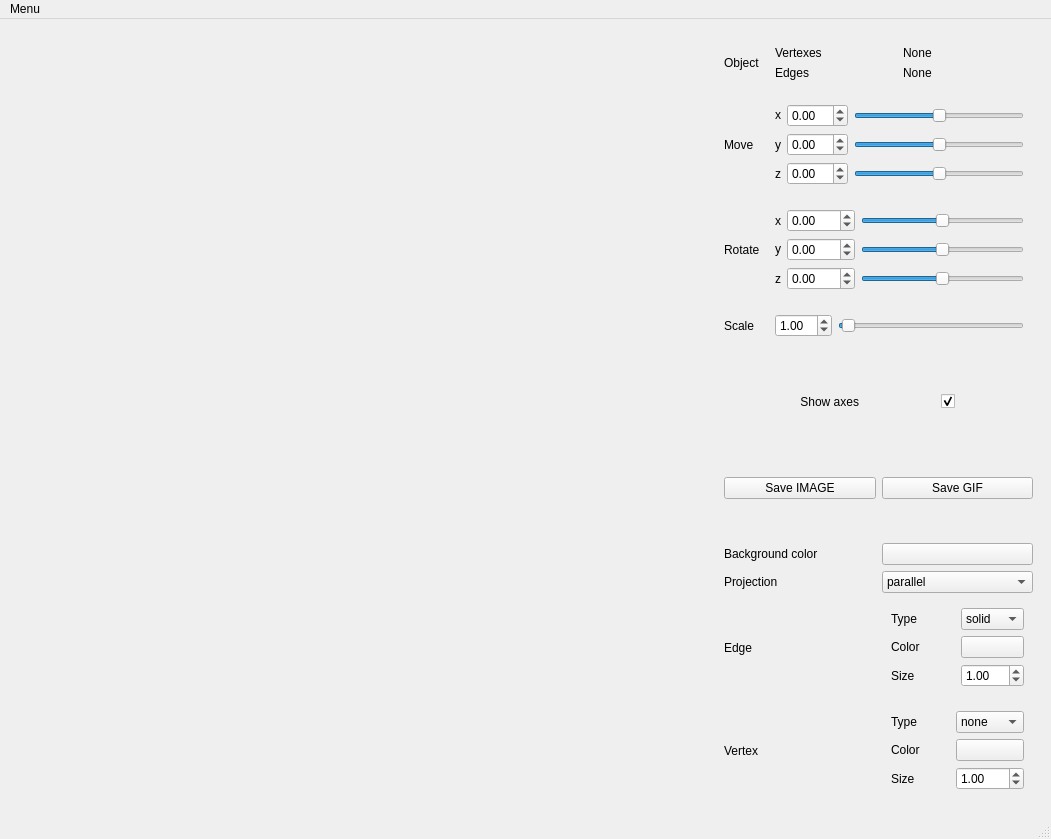
<?xml version="1.0" encoding="UTF-8"?>
<ui version="4.0">
 <class>MainWindow</class>
 <widget class="QMainWindow" name="MainWindow">
  <property name="geometry">
   <rect>
    <x>0</x>
    <y>0</y>
    <width>1051</width>
    <height>839</height>
   </rect>
  </property>
  <property name="windowTitle">
   <string>3DViewer</string>
  </property>
  <widget class="QWidget" name="centralwidget">
   <layout class="QGridLayout" name="gridLayout_6">
    <item row="0" column="1">
     <widget class="QWidget" name="widget" native="true">
      <layout class="QGridLayout" name="gridLayout_2">
       <item row="2" column="2">
        <widget class="QWidget" name="widget_2" native="true">
         <property name="sizePolicy">
          <sizepolicy hsizetype="Preferred" vsizetype="Preferred">
           <horstretch>0</horstretch>
           <verstretch>0</verstretch>
          </sizepolicy>
         </property>
         <layout class="QGridLayout" name="gridLayout">
          <item row="0" column="1">
           <widget class="QDoubleSpinBox" name="moveX_doubleSpinBox">
            <property name="sizePolicy">
             <sizepolicy hsizetype="Minimum" vsizetype="Maximum">
              <horstretch>0</horstretch>
              <verstretch>0</verstretch>
             </sizepolicy>
            </property>
            <property name="minimum">
             <double>-10.000000000000000</double>
            </property>
            <property name="maximum">
             <double>10.000000000000000</double>
            </property>
            <property name="singleStep">
             <double>0.100000000000000</double>
            </property>
           </widget>
          </item>
          <item row="2" column="0">
           <widget class="QLabel" name="label_4">
            <property name="text">
             <string>y</string>
            </property>
            <property name="alignment">
             <set>Qt::AlignCenter</set>
            </property>
           </widget>
          </item>
          <item row="2" column="1">
           <widget class="QDoubleSpinBox" name="moveY_doubleSpinBox">
            <property name="minimum">
             <double>-10.000000000000000</double>
            </property>
            <property name="maximum">
             <double>10.000000000000000</double>
            </property>
            <property name="singleStep">
             <double>0.100000000000000</double>
            </property>
           </widget>
          </item>
          <item row="3" column="0">
           <widget class="QLabel" name="label_5">
            <property name="text">
             <string>z</string>
            </property>
            <property name="alignment">
             <set>Qt::AlignCenter</set>
            </property>
           </widget>
          </item>
          <item row="0" column="0">
           <widget class="QLabel" name="label_3">
            <property name="sizePolicy">
             <sizepolicy hsizetype="Maximum" vsizetype="Maximum">
              <horstretch>0</horstretch>
              <verstretch>0</verstretch>
             </sizepolicy>
            </property>
            <property name="text">
             <string>x</string>
            </property>
            <property name="alignment">
             <set>Qt::AlignCenter</set>
            </property>
           </widget>
          </item>
          <item row="3" column="1">
           <widget class="QDoubleSpinBox" name="moveZ_doubleSpinBox">
            <property name="minimum">
             <double>-10.000000000000000</double>
            </property>
            <property name="maximum">
             <double>10.000000000000000</double>
            </property>
            <property name="singleStep">
             <double>0.100000000000000</double>
            </property>
           </widget>
          </item>
          <item row="0" column="2">
           <widget class="QSlider" name="move_x_slider">
            <property name="minimum">
             <number>-100</number>
            </property>
            <property name="maximum">
             <number>100</number>
            </property>
            <property name="orientation">
             <enum>Qt::Horizontal</enum>
            </property>
           </widget>
          </item>
          <item row="2" column="2">
           <widget class="QSlider" name="move_y_slider">
            <property name="minimum">
             <number>-100</number>
            </property>
            <property name="maximum">
             <number>100</number>
            </property>
            <property name="orientation">
             <enum>Qt::Horizontal</enum>
            </property>
           </widget>
          </item>
          <item row="3" column="2">
           <widget class="QSlider" name="move_z_slider">
            <property name="minimum">
             <number>-100</number>
            </property>
            <property name="maximum">
             <number>100</number>
            </property>
            <property name="orientation">
             <enum>Qt::Horizontal</enum>
            </property>
           </widget>
          </item>
         </layout>
        </widget>
       </item>
       <item row="3" column="2">
        <widget class="QWidget" name="widget_3" native="true">
         <property name="sizePolicy">
          <sizepolicy hsizetype="Preferred" vsizetype="Preferred">
           <horstretch>0</horstretch>
           <verstretch>0</verstretch>
          </sizepolicy>
         </property>
         <layout class="QGridLayout" name="gridLayout_3">
          <item row="5" column="3">
           <widget class="QSlider" name="rotate_z_slider">
            <property name="minimum">
             <number>-1800</number>
            </property>
            <property name="maximum">
             <number>1800</number>
            </property>
            <property name="orientation">
             <enum>Qt::Horizontal</enum>
            </property>
           </widget>
          </item>
          <item row="5" column="0">
           <widget class="QLabel" name="label_7">
            <property name="text">
             <string>z</string>
            </property>
            <property name="alignment">
             <set>Qt::AlignCenter</set>
            </property>
           </widget>
          </item>
          <item row="5" column="2">
           <widget class="QDoubleSpinBox" name="rotateZ_doubleSpinBox">
            <property name="minimum">
             <double>-180.000000000000000</double>
            </property>
            <property name="maximum">
             <double>180.000000000000000</double>
            </property>
            <property name="singleStep">
             <double>0.100000000000000</double>
            </property>
           </widget>
          </item>
          <item row="1" column="3">
           <widget class="QSlider" name="rotate_x_slider">
            <property name="minimum">
             <number>-1800</number>
            </property>
            <property name="maximum">
             <number>1800</number>
            </property>
            <property name="orientation">
             <enum>Qt::Horizontal</enum>
            </property>
           </widget>
          </item>
          <item row="1" column="0">
           <widget class="QLabel" name="label_8">
            <property name="sizePolicy">
             <sizepolicy hsizetype="Maximum" vsizetype="Preferred">
              <horstretch>0</horstretch>
              <verstretch>0</verstretch>
             </sizepolicy>
            </property>
            <property name="text">
             <string>x</string>
            </property>
            <property name="alignment">
             <set>Qt::AlignCenter</set>
            </property>
           </widget>
          </item>
          <item row="1" column="2">
           <widget class="QDoubleSpinBox" name="rotateX_doubleSpinBox">
            <property name="minimum">
             <double>-180.000000000000000</double>
            </property>
            <property name="maximum">
             <double>180.000000000000000</double>
            </property>
            <property name="singleStep">
             <double>0.100000000000000</double>
            </property>
           </widget>
          </item>
          <item row="4" column="3">
           <widget class="QSlider" name="rotate_y_slider">
            <property name="minimum">
             <number>-1800</number>
            </property>
            <property name="maximum">
             <number>1800</number>
            </property>
            <property name="orientation">
             <enum>Qt::Horizontal</enum>
            </property>
           </widget>
          </item>
          <item row="4" column="0">
           <widget class="QLabel" name="label_9">
            <property name="sizePolicy">
             <sizepolicy hsizetype="Preferred" vsizetype="Maximum">
              <horstretch>0</horstretch>
              <verstretch>0</verstretch>
             </sizepolicy>
            </property>
            <property name="text">
             <string>y</string>
            </property>
            <property name="alignment">
             <set>Qt::AlignCenter</set>
            </property>
           </widget>
          </item>
          <item row="4" column="2">
           <widget class="QDoubleSpinBox" name="rotateY_doubleSpinBox">
            <property name="minimum">
             <double>-180.000000000000000</double>
            </property>
            <property name="maximum">
             <double>180.000000000000000</double>
            </property>
            <property name="singleStep">
             <double>0.100000000000000</double>
            </property>
           </widget>
          </item>
         </layout>
        </widget>
       </item>
       <item row="3" column="0">
        <widget class="QLabel" name="label_6">
         <property name="sizePolicy">
          <sizepolicy hsizetype="Preferred" vsizetype="Preferred">
           <horstretch>0</horstretch>
           <verstretch>0</verstretch>
          </sizepolicy>
         </property>
         <property name="text">
          <string>Rotate</string>
         </property>
        </widget>
       </item>
       <item row="0" column="0">
        <widget class="QLabel" name="label">
         <property name="sizePolicy">
          <sizepolicy hsizetype="Maximum" vsizetype="Preferred">
           <horstretch>0</horstretch>
           <verstretch>0</verstretch>
          </sizepolicy>
         </property>
         <property name="text">
          <string>Object</string>
         </property>
        </widget>
       </item>
       <item row="2" column="0">
        <widget class="QLabel" name="label_2">
         <property name="sizePolicy">
          <sizepolicy hsizetype="Preferred" vsizetype="Preferred">
           <horstretch>0</horstretch>
           <verstretch>0</verstretch>
          </sizepolicy>
         </property>
         <property name="text">
          <string>Move</string>
         </property>
        </widget>
       </item>
       <item row="5" column="0">
        <widget class="QLabel" name="label_10">
         <property name="sizePolicy">
          <sizepolicy hsizetype="Preferred" vsizetype="Preferred">
           <horstretch>0</horstretch>
           <verstretch>0</verstretch>
          </sizepolicy>
         </property>
         <property name="text">
          <string>Scale</string>
         </property>
        </widget>
       </item>
       <item row="5" column="2">
        <widget class="QWidget" name="widget_7" native="true">
         <layout class="QHBoxLayout" name="horizontalLayout">
          <item>
           <widget class="QDoubleSpinBox" name="scaleDoubleSpinBox">
            <property name="sizePolicy">
             <sizepolicy hsizetype="Maximum" vsizetype="Preferred">
              <horstretch>0</horstretch>
              <verstretch>0</verstretch>
             </sizepolicy>
            </property>
            <property name="minimum">
             <double>0.000000000000000</double>
            </property>
            <property name="maximum">
             <double>50.000000000000000</double>
            </property>
            <property name="singleStep">
             <double>0.010000000000000</double>
            </property>
            <property name="value">
             <double>1.000000000000000</double>
            </property>
           </widget>
          </item>
          <item>
           <widget class="QSlider" name="scale_slider">
            <property name="minimum">
             <number>0</number>
            </property>
            <property name="maximum">
             <number>5000</number>
            </property>
            <property name="value">
             <number>100</number>
            </property>
            <property name="sliderPosition">
             <number>100</number>
            </property>
            <property name="orientation">
             <enum>Qt::Horizontal</enum>
            </property>
           </widget>
          </item>
         </layout>
        </widget>
       </item>
       <item row="0" column="2">
        <widget class="QWidget" name="widget_8" native="true">
         <layout class="QGridLayout" name="gridLayout_8">
          <item row="2" column="0">
           <widget class="QLabel" name="label_22">
            <property name="text">
             <string>Edges</string>
            </property>
           </widget>
          </item>
          <item row="2" column="1">
           <widget class="QLabel" name="object_edges">
            <property name="text">
             <string>None</string>
            </property>
           </widget>
          </item>
          <item row="1" column="1">
           <widget class="QLabel" name="object_vertexes">
            <property name="text">
             <string>None</string>
            </property>
           </widget>
          </item>
          <item row="1" column="0">
           <widget class="QLabel" name="label_19">
            <property name="text">
             <string>Vertexes</string>
            </property>
           </widget>
          </item>
         </layout>
        </widget>
       </item>
      </layout>
     </widget>
    </item>
    <item row="0" column="0" rowspan="4">
     <widget class="OpenGLWindow" name="glwindow" native="true">
      <property name="sizePolicy">
       <sizepolicy hsizetype="Minimum" vsizetype="Minimum">
        <horstretch>0</horstretch>
        <verstretch>0</verstretch>
       </sizepolicy>
      </property>
      <property name="minimumSize">
       <size>
        <width>700</width>
        <height>700</height>
       </size>
      </property>
     </widget>
    </item>
    <item row="2" column="1">
     <widget class="QWidget" name="widget_10" native="true">
      <layout class="QHBoxLayout" name="horizontalLayout_3">
       <item>
        <widget class="QPushButton" name="pushButton_saveImage">
         <property name="text">
          <string>Save IMAGE</string>
         </property>
        </widget>
       </item>
       <item>
        <widget class="QPushButton" name="pushButton_saveGif">
         <property name="text">
          <string>Save GIF</string>
         </property>
        </widget>
       </item>
      </layout>
     </widget>
    </item>
    <item row="3" column="1">
     <widget class="QWidget" name="widget_6" native="true">
      <layout class="QGridLayout" name="gridLayout_7">
       <item row="4" column="1">
        <widget class="QWidget" name="widget_5" native="true">
         <property name="sizePolicy">
          <sizepolicy hsizetype="Preferred" vsizetype="Maximum">
           <horstretch>0</horstretch>
           <verstretch>0</verstretch>
          </sizepolicy>
         </property>
         <layout class="QGridLayout" name="gridLayout_5">
          <item row="1" column="0">
           <widget class="QLabel" name="label_18">
            <property name="text">
             <string>Color</string>
            </property>
           </widget>
          </item>
          <item row="0" column="1">
           <widget class="QComboBox" name="comboBox_vertex_type">
            <item>
             <property name="text">
              <string>none</string>
             </property>
            </item>
            <item>
             <property name="text">
              <string>circle</string>
             </property>
            </item>
            <item>
             <property name="text">
              <string>square</string>
             </property>
            </item>
           </widget>
          </item>
          <item row="2" column="0">
           <widget class="QLabel" name="label_20">
            <property name="text">
             <string>Size</string>
            </property>
           </widget>
          </item>
          <item row="0" column="0">
           <widget class="QLabel" name="label_21">
            <property name="text">
             <string>Type</string>
            </property>
           </widget>
          </item>
          <item row="2" column="1">
           <widget class="QDoubleSpinBox" name="doubleSpinBox_vertex_size">
            <property name="value">
             <double>1.000000000000000</double>
            </property>
           </widget>
          </item>
          <item row="1" column="1">
           <widget class="QPushButton" name="pushButton_vertexColor">
            <property name="text">
             <string/>
            </property>
           </widget>
          </item>
         </layout>
        </widget>
       </item>
       <item row="2" column="1">
        <widget class="QComboBox" name="comboBox_projection">
         <property name="currentText">
          <string>parallel</string>
         </property>
         <item>
          <property name="text">
           <string>parallel</string>
          </property>
         </item>
         <item>
          <property name="text">
           <string>central</string>
          </property>
         </item>
        </widget>
       </item>
       <item row="3" column="0">
        <widget class="QLabel" name="label_12">
         <property name="text">
          <string>Edge</string>
         </property>
        </widget>
       </item>
       <item row="3" column="1">
        <widget class="QWidget" name="widget_4" native="true">
         <property name="sizePolicy">
          <sizepolicy hsizetype="Preferred" vsizetype="Maximum">
           <horstretch>0</horstretch>
           <verstretch>0</verstretch>
          </sizepolicy>
         </property>
         <layout class="QGridLayout" name="gridLayout_4">
          <item row="1" column="0">
           <widget class="QLabel" name="label_13">
            <property name="text">
             <string>Color</string>
            </property>
           </widget>
          </item>
          <item row="0" column="1">
           <widget class="QComboBox" name="comboBox_edge_type">
            <item>
             <property name="text">
              <string>solid</string>
             </property>
            </item>
            <item>
             <property name="text">
              <string>dotted</string>
             </property>
            </item>
           </widget>
          </item>
          <item row="2" column="0">
           <widget class="QLabel" name="label_15">
            <property name="text">
             <string>Size</string>
            </property>
           </widget>
          </item>
          <item row="0" column="0">
           <widget class="QLabel" name="label_16">
            <property name="text">
             <string>Type</string>
            </property>
           </widget>
          </item>
          <item row="2" column="1">
           <widget class="QDoubleSpinBox" name="doubleSpinBox_edge_size">
            <property name="value">
             <double>1.000000000000000</double>
            </property>
           </widget>
          </item>
          <item row="1" column="1">
           <widget class="QPushButton" name="pushButton_edgeColor">
            <property name="text">
             <string/>
            </property>
           </widget>
          </item>
         </layout>
        </widget>
       </item>
       <item row="1" column="0">
        <widget class="QLabel" name="label_14">
         <property name="text">
          <string>Background color</string>
         </property>
        </widget>
       </item>
       <item row="2" column="0">
        <widget class="QLabel" name="label_11">
         <property name="text">
          <string>Projection</string>
         </property>
        </widget>
       </item>
       <item row="1" column="1">
        <widget class="QPushButton" name="pushButton_backgroundColor">
         <property name="text">
          <string/>
         </property>
        </widget>
       </item>
       <item row="4" column="0">
        <widget class="QLabel" name="label_17">
         <property name="text">
          <string>Vertex</string>
         </property>
        </widget>
       </item>
      </layout>
     </widget>
    </item>
    <item row="1" column="1">
     <widget class="QWidget" name="widget_9" native="true">
      <layout class="QHBoxLayout" name="horizontalLayout_2">
       <item>
        <widget class="QLabel" name="label_24">
         <property name="sizePolicy">
          <sizepolicy hsizetype="Maximum" vsizetype="Preferred">
           <horstretch>0</horstretch>
           <verstretch>0</verstretch>
          </sizepolicy>
         </property>
         <property name="text">
          <string>Show axes</string>
         </property>
         <property name="alignment">
          <set>Qt::AlignRight|Qt::AlignTrailing|Qt::AlignVCenter</set>
         </property>
        </widget>
       </item>
       <item>
        <widget class="QCheckBox" name="checkBox_showAxes">
         <property name="sizePolicy">
          <sizepolicy hsizetype="Maximum" vsizetype="Fixed">
           <horstretch>0</horstretch>
           <verstretch>0</verstretch>
          </sizepolicy>
         </property>
         <property name="text">
          <string/>
         </property>
         <property name="checked">
          <bool>true</bool>
         </property>
        </widget>
       </item>
      </layout>
     </widget>
    </item>
   </layout>
  </widget>
  <widget class="QMenuBar" name="menubar">
   <property name="geometry">
    <rect>
     <x>0</x>
     <y>0</y>
     <width>1051</width>
     <height>22</height>
    </rect>
   </property>
   <widget class="QMenu" name="menu">
    <property name="title">
     <string>Menu</string>
    </property>
    <addaction name="action"/>
   </widget>
   <addaction name="menu"/>
  </widget>
  <widget class="QStatusBar" name="statusbar"/>
  <action name="action">
   <property name="text">
    <string>Open</string>
   </property>
  </action>
 </widget>
 <customwidgets>
  <customwidget>
   <class>OpenGLWindow</class>
   <extends>QWidget</extends>
   <header location="global">openglwindow.h</header>
   <container>1</container>
  </customwidget>
 </customwidgets>
 <resources/>
 <connections/>
</ui>
